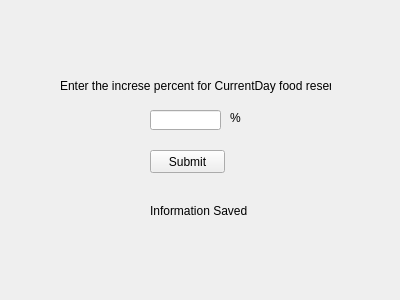
<?xml version="1.0" encoding="UTF-8"?>
<ui version="4.0">
 <class>Percent</class>
 <widget class="QWidget" name="Percent">
  <property name="geometry">
   <rect>
    <x>0</x>
    <y>0</y>
    <width>400</width>
    <height>300</height>
   </rect>
  </property>
  <property name="windowTitle">
   <string>Form</string>
  </property>
  <widget class="QLabel" name="label">
   <property name="geometry">
    <rect>
     <x>60</x>
     <y>70</y>
     <width>271</width>
     <height>31</height>
    </rect>
   </property>
   <property name="text">
    <string>Enter the increse percent for CurrentDay food reserver</string>
   </property>
  </widget>
  <widget class="QLabel" name="label_2">
   <property name="geometry">
    <rect>
     <x>230</x>
     <y>110</y>
     <width>21</width>
     <height>16</height>
    </rect>
   </property>
   <property name="text">
    <string>%</string>
   </property>
  </widget>
  <widget class="QLineEdit" name="percent">
   <property name="geometry">
    <rect>
     <x>150</x>
     <y>110</y>
     <width>71</width>
     <height>20</height>
    </rect>
   </property>
  </widget>
  <widget class="QPushButton" name="pushButton">
   <property name="geometry">
    <rect>
     <x>150</x>
     <y>150</y>
     <width>75</width>
     <height>23</height>
    </rect>
   </property>
   <property name="text">
    <string>Submit</string>
   </property>
  </widget>
  <widget class="QLabel" name="label_3">
   <property name="geometry">
    <rect>
     <x>150</x>
     <y>200</y>
     <width>101</width>
     <height>21</height>
    </rect>
   </property>
   <property name="text">
    <string>Information Saved</string>
   </property>
  </widget>
 </widget>
 <resources/>
 <connections/>
</ui>
